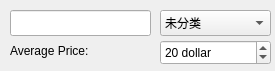
<?xml version="1.0" encoding="UTF-8"?>
<ui version="4.0">
 <class>AddNewRestaurantForm</class>
 <widget class="QWidget" name="AddNewRestaurantForm">
  <property name="geometry">
   <rect>
    <x>0</x>
    <y>0</y>
    <width>275</width>
    <height>71</height>
   </rect>
  </property>
  <property name="windowTitle">
   <string>Add new restaurant</string>
  </property>
  <widget class="QLineEdit" name="lineEdit_name">
   <property name="geometry">
    <rect>
     <x>10</x>
     <y>10</y>
     <width>141</width>
     <height>26</height>
    </rect>
   </property>
  </widget>
  <widget class="QSpinBox" name="spinBox_price">
   <property name="geometry">
    <rect>
     <x>160</x>
     <y>40</y>
     <width>111</width>
     <height>25</height>
    </rect>
   </property>
   <property name="suffix">
    <string> dollar</string>
   </property>
   <property name="minimum">
    <number>1</number>
   </property>
   <property name="maximum">
    <number>999</number>
   </property>
   <property name="value">
    <number>20</number>
   </property>
  </widget>
  <widget class="QComboBox" name="comboBox_type">
   <property name="geometry">
    <rect>
     <x>160</x>
     <y>10</y>
     <width>111</width>
     <height>26</height>
    </rect>
   </property>
   <item>
    <property name="text">
     <string>未分类</string>
    </property>
   </item>
   <item>
    <property name="text">
     <string>湘菜</string>
    </property>
   </item>
   <item>
    <property name="text">
     <string>大杂烩</string>
    </property>
   </item>
   <item>
    <property name="text">
     <string>川菜</string>
    </property>
   </item>
   <item>
    <property name="text">
     <string>粤菜</string>
    </property>
   </item>
   <item>
    <property name="text">
     <string>鲁菜</string>
    </property>
   </item>
   <item>
    <property name="text">
     <string>小吃</string>
    </property>
   </item>
   <item>
    <property name="text">
     <string>滇菜</string>
    </property>
   </item>
   <item>
    <property name="text">
     <string>台湾菜</string>
    </property>
   </item>
   <item>
    <property name="text">
     <string>清真</string>
    </property>
   </item>
   <item>
    <property name="text">
     <string>火锅</string>
    </property>
   </item>
   <item>
    <property name="text">
     <string>意大利菜</string>
    </property>
   </item>
   <item>
    <property name="text">
     <string>墨西哥菜</string>
    </property>
   </item>
   <item>
    <property name="text">
     <string>西餐</string>
    </property>
   </item>
  </widget>
  <widget class="QLabel" name="label">
   <property name="geometry">
    <rect>
     <x>10</x>
     <y>40</y>
     <width>141</width>
     <height>21</height>
    </rect>
   </property>
   <property name="text">
    <string>Average Price:</string>
   </property>
  </widget>
 </widget>
 <resources/>
 <connections/>
</ui>
